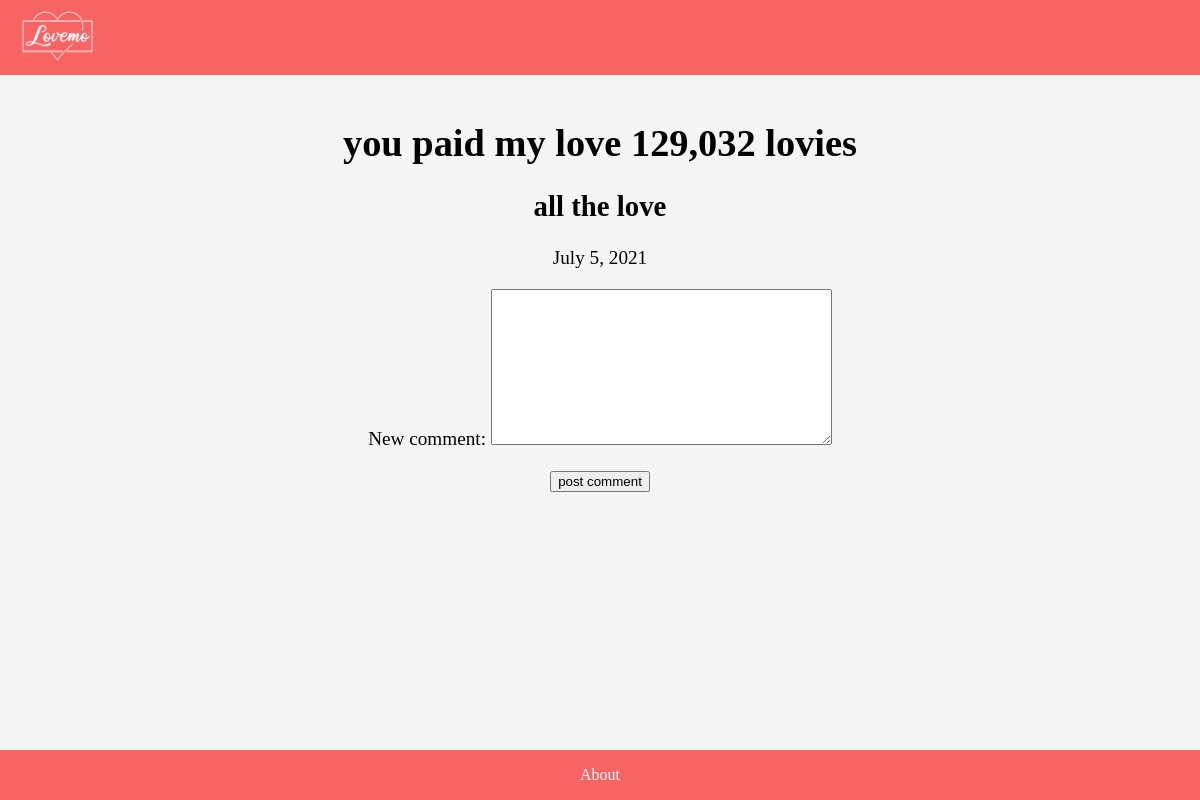
Before: /5/ with the older database file.
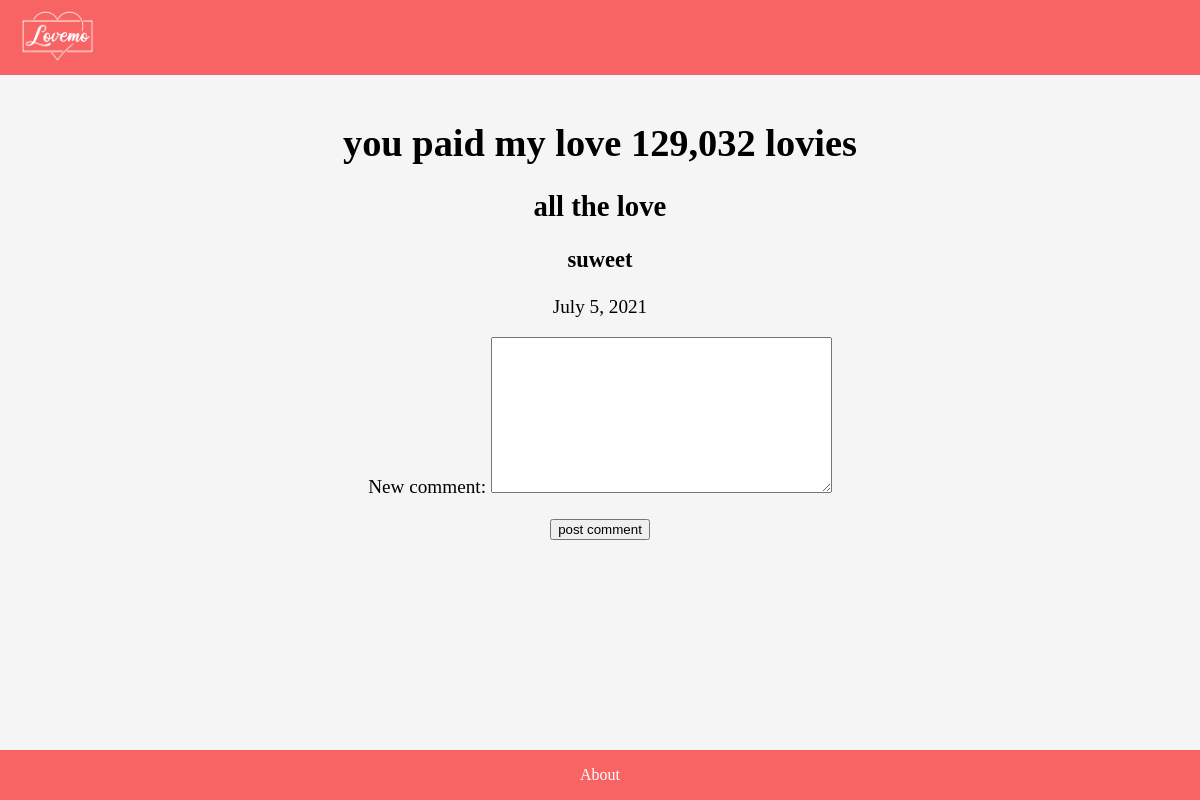
After: the same page with the newer database file.
### main_app/models.py (models this page shows)
class Comments(models.Model) :
    transaction = models.ForeignKey(Transactions, on_delete=models.CASCADE)
    commentor = models.CharField(max_length=30)
    description = models.TextField(max_length=500)
    likes = models.IntegerField(default=0, null=True)
    def __str__(self):
        if len(self.description) > 100 :
            return self.description[:100] + '...'
        else :
            return self.description
    class Meta :
        verbose_name = 'Comment'

### main_app/views.py (the view)
# urls.py: path('<int:id>/', views.transaction, name='transaction'),
def transaction(request, id) :
    transaction = Transactions.objects.get(id=id)
    comments = transaction.comments_set.all()
    if request.method == 'POST' :
        new_comment = NewComment(request.POST)
        if new_comment.is_valid() :
            comment = new_comment.cleaned_data['comment']
            transaction.comments_set.create(transaction=transaction, commentor='boo', description=comment)
            transaction.save()
            return HttpResponseRedirect('/%i' %transaction.id)
    else :
        new_comment = NewComment()
    return render(request, 'main_app/transaction.html', {'transaction':transaction, 'comments':comments, 'form':new_comment})

### main_app/forms.py
class NewComment(forms.Form) :
    comment = forms.CharField(label='New comment', widget=forms.Textarea())

### main_app/models.py (called while the page is built)
    def __str__(self) :
        formatted_str = self.payment_from + ' paid ' + self.payment_to + ' {:,} lovies'.format(self.amount_payed)
        return formatted_str

### main_app/templates/main_app/transaction.html (shortened to what this page needs)
{% extends 'main_app/base.html' %}
{% block content %}
    <div id="comments" name="comments">
        <h1>{{transaction}}</h1>
        <h2>{{transaction.payment_for}}</h2>
        {% for comment in comments %}
            <h3>{{comment}}</h3>
        {% endfor %}
        <p>{{transaction.date_of_transaction}}</p>
        <form method="POST" action="/{{transaction.id}}/">
            {{form.as_p}}
            <button type="submit">post comment</button>
        </form>
    </div>
{% endblock %}

Changed rows visible on the page:
added Comments: description "suweet"
